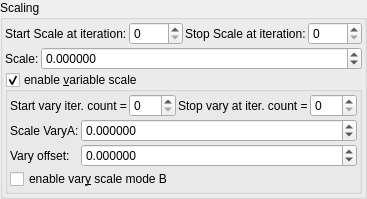
    <widget class="QGroupBox" name="groupBox_9">
     <property name="title">
      <string>Scaling</string>
     </property>
     <layout class="QVBoxLayout" name="verticalLayout_13" stretch="0,0,0">
      <property name="spacing">
       <number>2</number>
      </property>
      <property name="leftMargin">
       <number>2</number>
      </property>
      <property name="topMargin">
       <number>2</number>
      </property>
      <property name="rightMargin">
       <number>2</number>
      </property>
      <property name="bottomMargin">
       <number>2</number>
      </property>
      <item>
       <layout class="QGridLayout" name="gridLayout_16" columnstretch="0,1,0,1">
        <item row="1" column="2">
         <widget class="QLabel" name="label_51">
          <property name="text">
           <string>Stop Scale at iteration:</string>
          </property>
         </widget>
        </item>
        <item row="1" column="0">
         <widget class="QLabel" name="label_66">
          <property name="text">
           <string>Start Scale at iteration:</string>
          </property>
         </widget>
        </item>
        <item row="1" column="1">
         <widget class="MySpinBox" name="spinboxInt_transf_start_iterations_S">
          <property name="sizePolicy">
           <sizepolicy hsizetype="Minimum" vsizetype="Maximum">
            <horstretch>0</horstretch>
            <verstretch>0</verstretch>
           </sizepolicy>
          </property>
          <property name="maximum">
           <number>999</number>
          </property>
         </widget>
        </item>
        <item row="1" column="3">
         <widget class="MySpinBox" name="spinboxInt_transf_stop_iterations_S">
          <property name="sizePolicy">
           <sizepolicy hsizetype="Minimum" vsizetype="Maximum">
            <horstretch>0</horstretch>
            <verstretch>0</verstretch>
           </sizepolicy>
          </property>
          <property name="maximum">
           <number>999</number>
          </property>
         </widget>
        </item>
       </layout>
      </item>
      <item>
       <layout class="QGridLayout" name="gridLayout_17" columnstretch="0,1">
        <property name="spacing">
         <number>2</number>
        </property>
        <item row="1" column="0">
         <widget class="QLabel" name="label_8">
          <property name="text">
           <string>Scale:</string>
          </property>
         </widget>
        </item>
        <item row="1" column="1">
         <widget class="MyDoubleSpinBox" name="spinbox_transf_scale_2">
          <property name="sizePolicy">
           <sizepolicy hsizetype="Minimum" vsizetype="Maximum">
            <horstretch>0</horstretch>
            <verstretch>0</verstretch>
           </sizepolicy>
          </property>
          <property name="prefix">
           <string/>
          </property>
          <property name="suffix">
           <string/>
          </property>
          <property name="decimals">
           <number>6</number>
          </property>
          <property name="minimum">
           <double>-99.989999999999995</double>
          </property>
          <property name="maximum">
           <double>99.989999999999995</double>
          </property>
          <property name="singleStep">
           <double>0.100000000000000</double>
          </property>
         </widget>
        </item>
       </layout>
      </item>
      <item>
       <widget class="MyGroupBox" name="groupCheck_transf_function_enabledK_false">
        <property name="title">
         <string>enable &amp;variable scale</string>
        </property>
        <property name="checkable">
         <bool>true</bool>
        </property>
        <layout class="QVBoxLayout" name="verticalLayout_15" stretch="0,0">
         <property name="spacing">
          <number>2</number>
         </property>
         <property name="leftMargin">
          <number>2</number>
         </property>
         <property name="topMargin">
          <number>2</number>
         </property>
         <property name="rightMargin">
          <number>2</number>
         </property>
         <property name="bottomMargin">
          <number>2</number>
         </property>
         <item>
          <layout class="QHBoxLayout" name="horizontalLayout" stretch="0,1,0,1">
           <property name="topMargin">
            <number>0</number>
           </property>
           <item>
            <widget class="QLabel" name="label_74">
             <property name="text">
              <string>Start vary iter. count =</string>
             </property>
             <property name="wordWrap">
              <bool>true</bool>
             </property>
            </widget>
           </item>
           <item>
            <widget class="MySpinBox" name="spinboxInt_transf_start_iterations_K">
             <property name="sizePolicy">
              <sizepolicy hsizetype="Minimum" vsizetype="Maximum">
               <horstretch>0</horstretch>
               <verstretch>0</verstretch>
              </sizepolicy>
             </property>
             <property name="minimum">
              <number>0</number>
             </property>
             <property name="maximum">
              <number>999</number>
             </property>
             <property name="value">
              <number>0</number>
             </property>
            </widget>
           </item>
           <item>
            <widget class="QLabel" name="label_59">
             <property name="text">
              <string>Stop vary at iter. count =</string>
             </property>
             <property name="wordWrap">
              <bool>true</bool>
             </property>
            </widget>
           </item>
           <item>
            <widget class="MySpinBox" name="spinboxInt_transf_stop_iterations_K">
             <property name="sizePolicy">
              <sizepolicy hsizetype="Preferred" vsizetype="Maximum">
               <horstretch>0</horstretch>
               <verstretch>0</verstretch>
              </sizepolicy>
             </property>
             <property name="maximum">
              <number>999</number>
             </property>
            </widget>
           </item>
          </layout>
         </item>
         <item>
          <layout class="QGridLayout" name="gridLayout_31" columnstretch="0,1">
           <property name="spacing">
            <number>2</number>
           </property>
           <item row="3" column="0" colspan="2">
            <widget class="MyCheckBox" name="checkBox_transf_function_enabledCz_false">
             <property name="text">
              <string>enable var&amp;y scale mode B</string>
             </property>
            </widget>
           </item>
           <item row="1" column="1">
            <widget class="MyDoubleSpinBox" name="spinbox_transf_scale_vary_0">
             <property name="sizePolicy">
              <sizepolicy hsizetype="Minimum" vsizetype="Maximum">
               <horstretch>0</horstretch>
               <verstretch>0</verstretch>
              </sizepolicy>
             </property>
             <property name="prefix">
              <string/>
             </property>
             <property name="suffix">
              <string/>
             </property>
             <property name="decimals">
              <number>6</number>
             </property>
             <property name="minimum">
              <double>-100000.000000000000000</double>
             </property>
             <property name="maximum">
              <double>100000.000000000000000</double>
             </property>
             <property name="singleStep">
              <double>0.100000000000000</double>
             </property>
            </widget>
           </item>
           <item row="2" column="1">
            <widget class="MyDoubleSpinBox" name="spinbox_transf_scaleC_1">
             <property name="sizePolicy">
              <sizepolicy hsizetype="Minimum" vsizetype="Maximum">
               <horstretch>0</horstretch>
               <verstretch>0</verstretch>
              </sizepolicy>
             </property>
             <property name="prefix">
              <string/>
             </property>
             <property name="suffix">
              <string/>
             </property>
             <property name="decimals">
              <number>6</number>
             </property>
             <property name="minimum">
              <double>-100000.000000000000000</double>
             </property>
             <property name="maximum">
              <double>100000.000000000000000</double>
             </property>
             <property name="singleStep">
              <double>0.100000000000000</double>
             </property>
            </widget>
           </item>
           <item row="2" column="0">
            <widget class="QLabel" name="label_150">
             <property name="text">
              <string>Vary offset:</string>
             </property>
            </widget>
           </item>
           <item row="1" column="0">
            <widget class="QLabel" name="label_145">
             <property name="text">
              <string>Scale VaryA:</string>
             </property>
            </widget>
           </item>
          </layout>
         </item>
        </layout>
       </widget>
      </item>
     </layout>
    </widget>
